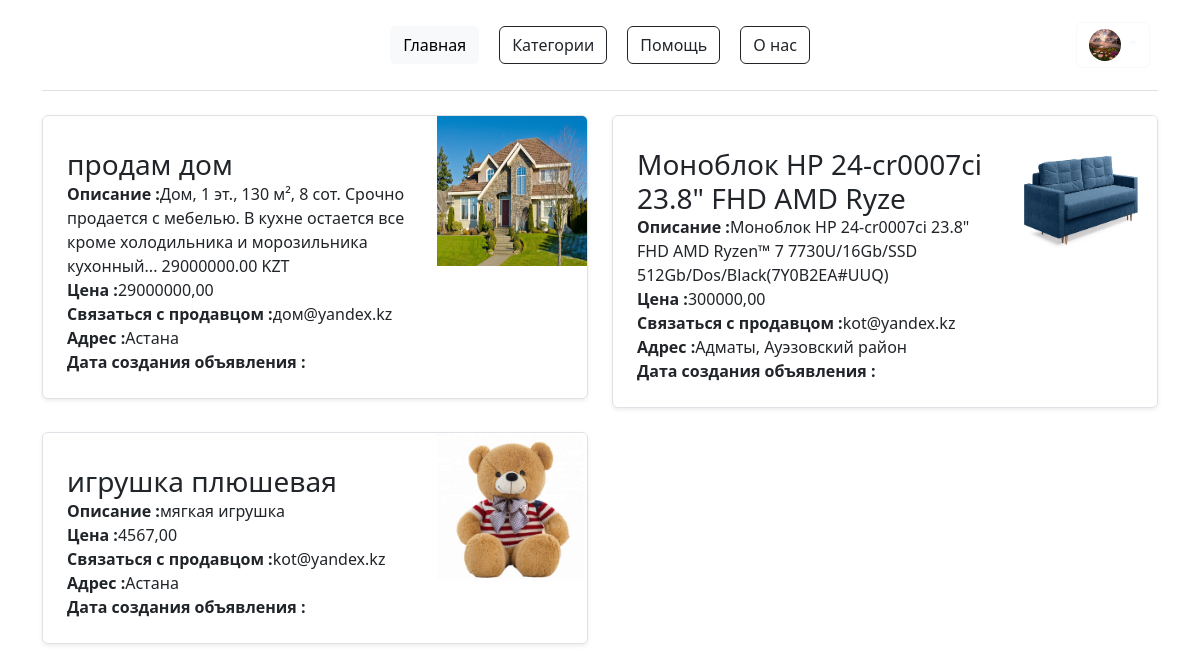
Page /auth/myads/ (signed in) on the committed database.
### accounts/models.py (models this page shows, shortened)
class Profile(models.Model):
    image = models.ImageField(upload_to='profile_pics/', blank=True, null = True, verbose_name = "Изображения")
    user = models.OneToOneField(User, on_delete=models.CASCADE, verbose_name = "Пользователь")
    class Meta:
        verbose_name_plural = 'Учетная запись'
        verbose_name_plural = 'Учетные записи'

### ads/models.py (models this page shows, shortened)
class Ads(models.Model):
    image = models.ImageField(upload_to ="ads/", verbose_name = "Изображение", help_text= "Добавьте фотографию")
    title = models.CharField(max_length=100, verbose_name = "Название продукта", help_text= "Напишите название вашего продукта")
    description = models.TextField(verbose_name = "Описание", max_length = 999, help_text= "Описание продукта ...")
    price = models.DecimalField(max_digits=15, decimal_places=2, verbose_name = "Цена")
    contact = models.CharField(max_length=100, verbose_name = "Связь")
    address = models.CharField(max_length=255, verbose_name = "Адрес")
    category = models.ForeignKey(Category, on_delete=models.CASCADE, verbose_name = "Категория", help_text= "Укажите категорию вашего продукта")
    whatsapp = models.URLField(verbose_name = "ссылка на WhatsApp", blank=True, null=True)
    telegram = models.URLField(verbose_name = "ссылка на Telegram", blank=True, null=True)
    instagram = models.URLField(verbose_name = "ссылка на Instagram", blank=True, null=True)
    user = models.ForeignKey(User, on_delete=models.CASCADE, verbose_name = "Пользователь", help_text= "Пользователь, разместивший объявление")
    created_at = models.DateTimeField(auto_now_add=True, verbose_name = "Дата создания")
    class Meta:
        verbose_name = "Объявление"
        verbose_name_plural = "Объявления"

### accounts/views.py (the view)
# urls.py: path('myads/', user_ads, name = 'myads'),
@login_required(login_url='login')
def user_ads(request):
    ads = Ads.objects.filter(user=request.user)
    context = {
        "context_ads": ads
    }
    return render(request, 'user_ads.html', context)

### templates/user_ads.html (shortened to what this page needs)
{% extends 'base.html' %}
{% block auth_button %}
{% if user.is_authenticated %}
<div class="btn-group">
  <button type="button" class="btn btn-outline-light dropdown-toggle mx-2" data-toggle="dropdown" aria-haspopup="true"
    aria-expanded="false">
    {% if user.profile.image %}
    <img src = "{{ user.profile.image.url }}" width="32" height="32" class="rounded-circle">
    {% else %}
    <img src="https://i.pinimg.com/736x/f5/c4/b9/f5c4b99f52e156acd29fd7f9bc5933a2.jpg"
        alt="mdo" width="32" height="32" class="rounded-circle">
    {% endif %}
  </button>
</div>
{% else %}
<a href="{% url 'login' %}" class="btn btn-outline-dark">Войти </a>
<a href="{% url 'register' %}" class="btn btn-outline-warning">Зарегистрироваться</a>
{% endif %}
{% endblock %}
{% block content %}
<div class="container" >
  <div class="row mb-2">
    {% for ads in context_ads %}
    <div class="col-md-6">
      <div class="row g-0 border rounded overflow-hidden flex-md-row mb-4 shadow-sm h-md-250 position-relative" style="background-color: rgba(255, 255, 255, 0.5);" >
        <div class="col p-4 d-flex flex-column position-static">
          <h3 class="mb-0">{{ ads.title }}</h3>
          <p class="card-text mb-auto"><strong>Описание :</strong>{{ ads.description}}</p>
          <p class="card-text mb-auto"><strong>Цена :</strong>{{ ads.price }}</p>
          <p class="card-text mb-auto"><strong>Связаться с продавцом :</strong>{{ ads.contact}}</p>
          <p class="card-text mb-auto"><strong>Адрес :</strong>{{ ads.address }}</p>
          <p class="card-text mb-auto"><strong>Дата создания объявления :</strong>{{ ads.created_ad }}</p>
        </div>
        <div class="col-auto d-none d-lg-block">
          <img class="bd-placeholder-img" src="{{ ads.image.url }}" width="150" height="150">
        </div>
      </div>
    </div>
    {% endfor %}
  </div>
</div>
{% endblock %}

### templates/base.html (style rules this page uses)
body { background-image: url(https://otkritkis.com/wp-content/uploads/2022/07/hrjf8.gif); background-repeat: no-repeat; background-size: cover; }

### rows in the picture
Ads: title "продам дом", description "Дом, 1 эт., 130 м², 8 сот. Срочно продается с мебелью. В кухне остается все кроме холодильника и морозильника кухонный... 29000000.00 KZT", price "29000000,00", contact "дом@yandex.kz", address "Астана", image (picture)
Ads: title "Моноблок HP 24-cr0007ci 23.8\" FHD AMD Ryze", description "Моноблок HP 24-cr0007ci 23.8\" FHD AMD Ryzen™ 7 7730U/16Gb/SSD 512Gb/Dos/Black(7Y0B2EA#UUQ)", price "300000,00", contact "kot@yandex.kz", address "Адматы, Ауэзовский район", image (picture)
Ads: title "игрушка плюшевая", description "мягкая игрушка", price "4567,00", contact "kot@yandex.kz", address "Астана", image (picture)
